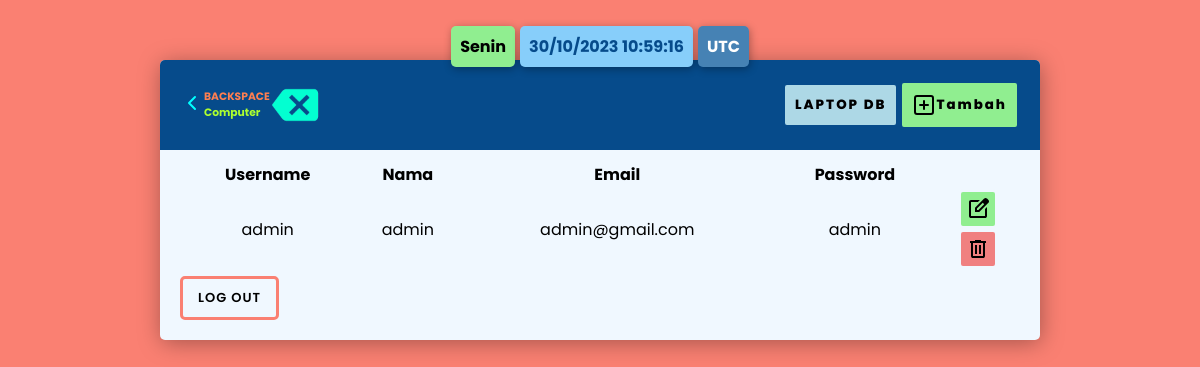
/pages/UserCrud.php (signed in), run on an earlier commit of the app's database.
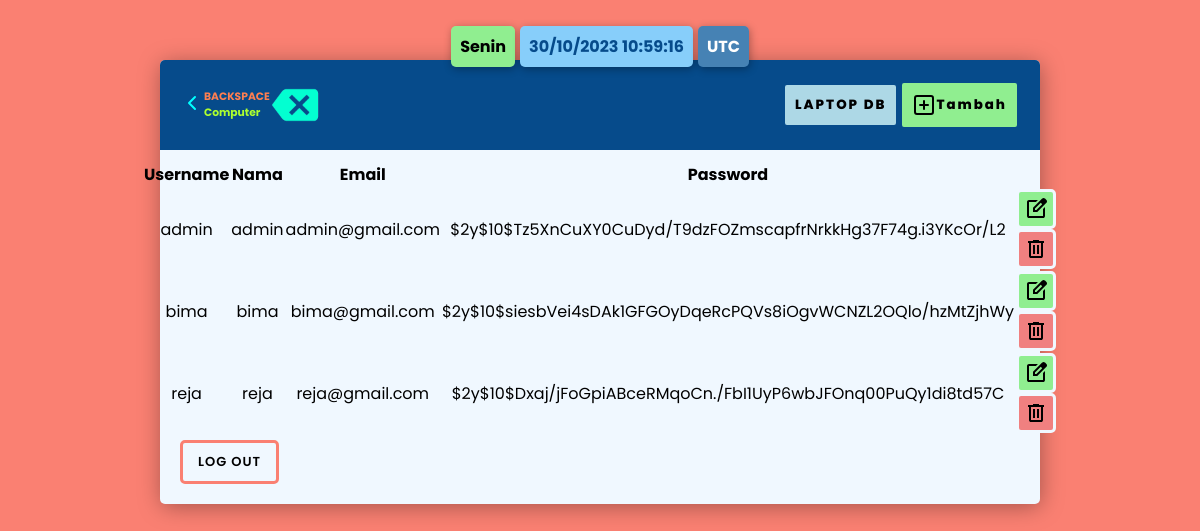
And on a later commit of the database.
### tables this page shows
CREATE TABLE `user` (
  `id` int(11) NOT NULL,
  `fullname` varchar(50) NOT NULL,
  `username` varchar(50) NOT NULL,
  `email` varchar(50) NOT NULL,
  `password` varchar(255) NOT NULL,
  `akses` varchar(11) NOT NULL
);

### pages/UserCrud.php (the view, shortened to what this page needs)
<?php
    require "../include/inc_connect.php";
    $result = mysqli_query($conn, "SELECT * FROM user");
    $user = [];
    while ($row = mysqli_fetch_assoc($result)) {
        $user[] = $row;
    }
?>
<!DOCTYPE html>
<html lang="en">
<head>
    <link rel="stylesheet" href="../style/CRUD.css">
</head>
<body>
    <section id="sec-time">
        <div id="waktu">
            <h1><span id="hari"></span><span id="tanggal-jam"></span><span id="timezone"></span></h1>
        </div>
    </section>
    <section>
        <div class="container">
            <div class="table-wraper">
                <div class="table-title">
                    <div id="logo">
                        <h6><i data-feather="chevron-left" style="color: #00ffff;"></i></h6>
                        <h6 style="color: coral;">BACKSPACE <br> <span style="color: greenyellow;">Computer</span></h6>
                        <img src="../assets/backspaceaqua.png" width="50px" alt="">
                    </div>
                    <div id="option">
                        <a href="crud.php"><button class="tambah-btn db-button" ></i>LAPTOP DB</button></a>
                        <a href="tambahUser.php"><button class="tambah-btn"><i data-feather="plus-square"></i>Tambah</button></a>
                    </div>
                </div>
                <table class="table-head">
                    <thead>
                        <tr>
                            <th>Username</th>
                            <th>Nama</th>
                            <th>Email</th>
                            <th>Password</th>
                        </tr>
                    </thead>
                    <tbody>
                        <?php $i = 1;
                        foreach ($user as $usr) : ?>
                            <tr>
                                <td><?php echo $usr['fullname']; ?></td>
                                <td><?php echo $usr['username']; ?></td>
                                <td><?php echo $usr['email']; ?></td>
                                <td><?php echo $usr['password']; ?></td>
                                <td class="action">
                                    <a href="updateUser.php?id=<?php echo $usr['id'] ?>">
                                        <button class="edit-delete-button">
                                        </button>
                                    </a>
                                    <a href="#" onclick="confirmDeleteUSR(<?php echo $usr['id'] ?>);" class="edit-delete-button hapus">
                                        <svg xmlns="http://www.w3.org/2000/svg" height="24" viewBox="0 -960 960 960" width="24">
                                            <path d="M280-120q-33 0-56.5-23.5T200-200v-520h-40v-80h200v-40h240v40h200v80h-40v520q0 33-23.5 56.5T680-120H280Zm400-600H280v520h400v-520ZM360-280h80v-360h-80v360Zm160 0h80v-360h-80v360ZM280-720v520-520Z" />
                                        </svg>
                                    </a>
                                </td>
                            </tr>
                        <?php $i++;
                        endforeach; ?>
                    </tbody>
                </table>
                <div id="logout-label">
                    <a href="../include/inc_logout.php"><button class="btn-logout" id="btn-logout">Log Out</button></a>
                </div>
            </div>
        </div>
    </section>
</body>
</html>

What changed in the data, as far as the page shows it:
changed user "admin": password "admin" → "$2y$10$Tz5XnCuXY0CuDyd/T9dzFOZmscapfrNrkkHg37F74g.i3YKcOr/L2"
added user: fullname "bima", username "bima", email "bima@gmail.com", password "$2y$10$siesbVei4sDAk1GFGOyDqeRcPQVs8iOgvWCNZL2OQlo/hzMtZjhWy"
added user: fullname "reja", username "reja", email "reja@gmail.com", password "$2y$10$Dxaj/jFoGpiABceRMqoCn./FbI1UyP6wbJFOnq00PuQy1di8td57C"
